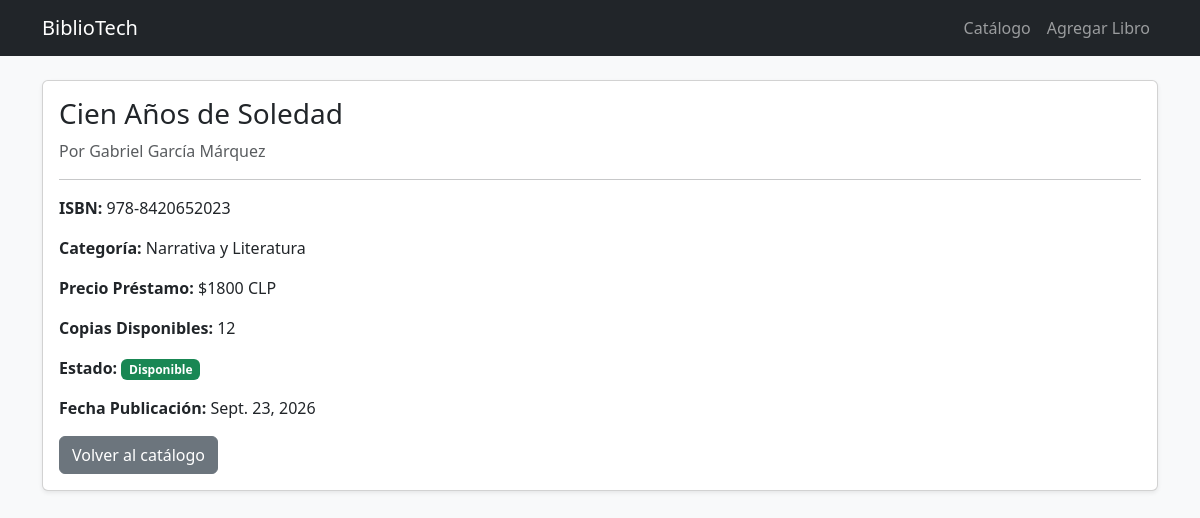
Page /libro/3/ on the committed database.
### biblioteca/models.py (models this page shows, shortened)
class Libro(models.Model):
    CATEGORIAS = [
        ('TECNOLOGIA', 'Tecnología e Informática'),
        ('NARRATIVA', 'Narrativa y Literatura'),
        ('CIENCIA', 'Ciencias Exactas y Naturales'),
        ('HISTORIA', 'Historia y Ciencias Sociales'),
    ]
    isbn = models.CharField(max_length=20, unique=True, verbose_name='ISBN')
    titulo = models.CharField(max_length=150, verbose_name='Título del Libro')
    autor = models.CharField(max_length=100, verbose_name='Autor')
    categoria = models.CharField(max_length=50, choices=CATEGORIAS, verbose_name='Categoría')
    precio_prestamo = models.IntegerField(verbose_name='Precio Préstamo ($ CLP)')
    stock_copias = models.IntegerField(verbose_name='Copias Disponibles')
    disponible = models.BooleanField(default=True, verbose_name='Disponible')
    fecha_publicacion = models.DateField(verbose_name='Fecha de Publicación')

### biblioteca/views.py (the view)
# urls.py: path('libro/<int:id>/', views.detalle_libro, name='detalle_libro'),
def detalle_libro(request, id):
    libro = get_object_or_404(Libro, id=id)
    return render(request, 'biblioteca/detalle_libro.html', {'libro': libro})

### biblioteca/templates/biblioteca/detalle_libro.html
{% extends 'biblioteca/base.html' %}
{% block content %}
<div class="card shadow-sm">
    <div class="card-body">
        <h3>{{ libro.titulo }}</h3>
        <p class="text-muted">Por {{ libro.autor }}</p>
        <hr>
        <p><strong>ISBN:</strong> {{ libro.isbn }}</p>
        <p><strong>Categoría:</strong> {{ libro.get_categoria_display }}</p>
        <p><strong>Precio Préstamo:</strong> ${{ libro.precio_prestamo }} CLP</p>
        <p><strong>Copias Disponibles:</strong> {{ libro.stock_copias }}</p>
        <p><strong>Estado:</strong> {% if libro.disponible %}<span class="badge bg-success">Disponible</span>{% else %}<span class="badge bg-danger">No Disponible</span>{% endif %}</p>
        <p><strong>Fecha Publicación:</strong> {{ libro.fecha_publicacion }}</p>
        <a href="{% url 'lista_libros' %}" class="btn btn-secondary">Volver al catálogo</a>
    </div>
</div>
{% endblock %}

### rows in the picture
Libro: titulo "Cien Años de Soledad", autor "Gabriel García Márquez", isbn "978-8420652023", categoria "Narrativa y Literatura", precio_prestamo "1800", stock_copias "12", fecha_publicacion "Sept. 23, 2026"
